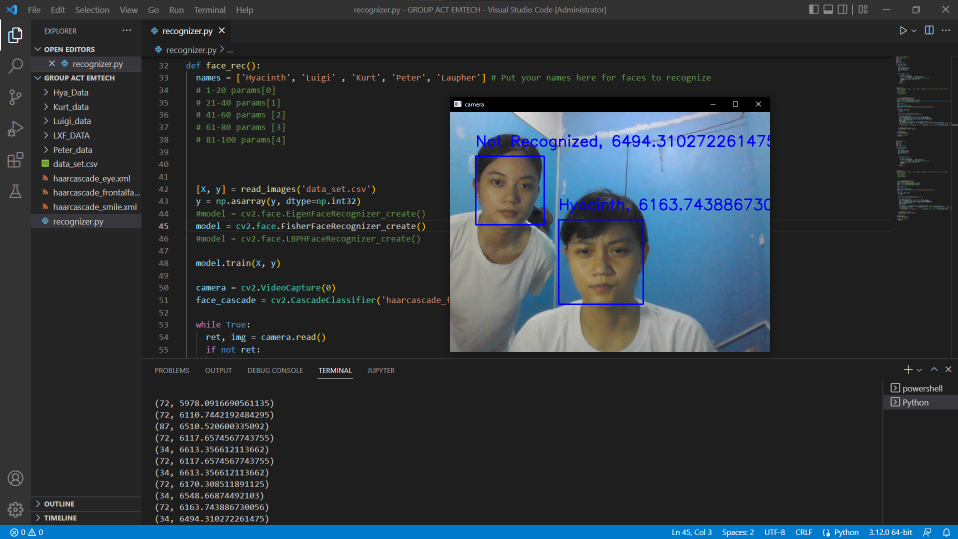
#> input picture ESTRADA_Fisher.png, 1916 x 1078 px, given in place of sample_photo_1.pgm, which was not available (shown at 1/2 size)
$ python recognizer.py
#> lines starting #> are read from the running program, lines starting #| are printed output that depends on the picture
import numpy as np
import os
import errno
import sys
import cv2
import pandas as pd

def read_images(path):
#> called with path = 'data_set.csv'
    c = 0
    X, y = [], []
    df = pd.read_csv(path)
#> (reads data_set.csv from the repository)
    paths =(df.iloc[:,0])
    ID = (df.iloc[:,1])
    i =0


    while (paths.size > i):

        filepath = str(paths[i])
        im = cv2.imread(filepath, cv2.IMREAD_GRAYSCALE)
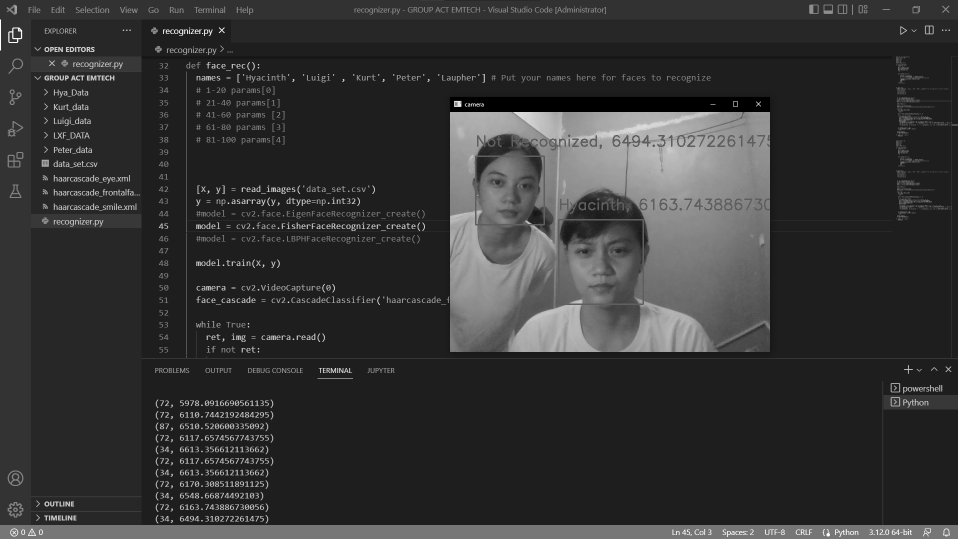
#> im: shape (1078, 1916) (shown at 1/2 size); min 0, max 255, mean 52.4
                        # Resize the images to the prescribed size
        X.append(np.asarray(im, dtype=np.uint8))
        y.append(c)
        i+=1
        c+=1
#> pass 2 of the loop in read_images, `while (paths.size > i):`:
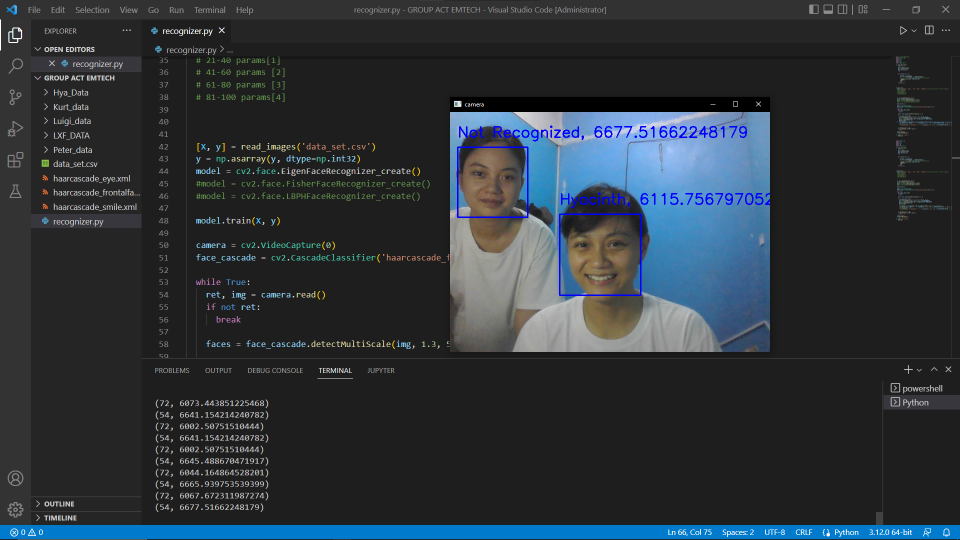
#> input picture ESTRADA_eigen.png, 1920 x 1080 px, given in place of sample_photo_2.pgm, which was not available (shown at 1/2 size)
#> in read_images, `im = cv2.imread(filepath, cv2.IMREAD_GRAYSCALE)`:
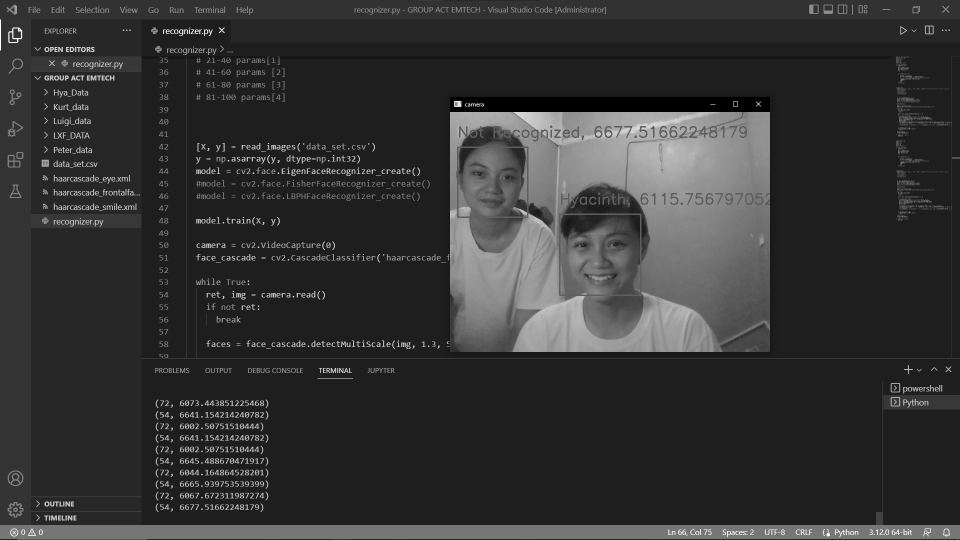
#> im: shape (1080, 1920) (shown at 1/2 size); min 0, max 255, mean 51.9
    return [X, y]


def face_rec():
  names = ['Hyacinth', 'Luigi' , 'Kurt', 'Peter', 'Laupher'] # Put your names here for faces to recognize
  # 1-20 params[0]
  # 21-40 params[1]
  # 41-60 params [2]
  # 61-80 params [3]
  # 81-100 params[4]


  [X, y] = read_images('data_set.csv')
  y = np.asarray(y, dtype=np.int32)
  #model = cv2.face.EigenFaceRecognizer_create()
  #model = cv2.face.FisherFaceRecognizer_create()
  model = cv2.face.LBPHFaceRecognizer_create()

  model.train(X, y)

  camera = cv2.VideoCapture(0)
  face_cascade = cv2.CascadeClassifier('haarcascade_frontalface_default.xml')

  while True:
    ret, img = camera.read()
    if not ret:
      break

    faces = face_cascade.detectMultiScale(img, 1.3, 5)

    for (x, y, w, h) in faces:
      cv2.rectangle(img, (x, y), (x + w, y + h), (255, 0, 0), 2)
      gray = cv2.cvtColor(img[y:y + h, x:x + w], cv2.COLOR_BGR2GRAY)
      roi = cv2.resize(gray, (200, 200), interpolation=cv2.INTER_LINEAR)
      params = model.predict(roi)
      print (params)
      if(params[0] > 0 and params[0] < 20 and params[1] > 50): #Hyacinth
        cv2.putText(img, names[0] + ", " + str(params[1]), (x, y - 20), cv2.FONT_HERSHEY_SIMPLEX, 1, (255, 0, 0), 2)
      if(params[0] > 20 and params[0] < 40 and params[1]> 50): #Luigi
        cv2.putText(img, names[1] + ", " + str(params[1]), (x, y - 20), cv2.FONT_HERSHEY_SIMPLEX, 1, (255, 0, 0), 2)
      if(params[0] > 40 and params[0] < 60 and params[1]> 50): # Kurt
        cv2.putText(img, names[2] + ", " + str(params[1]), (x, y - 20), cv2.FONT_HERSHEY_SIMPLEX, 1, (255, 0, 0), 2)
      if(params[0] > 60 and params[0] < 80 and params[1]> 50): # Peters
        cv2.putText(img, names[3] + ", " + str(params[1]), (x, y - 20), cv2.FONT_HERSHEY_SIMPLEX, 1, (255, 0, 0), 2)
      if(params[0] > 80 and params[0] < 100 and params[1]> 50): # Laupher
        cv2.putText(img, names[4] + ", " + str(params[1]), (x, y - 20), cv2.FONT_HERSHEY_SIMPLEX, 1, (255, 0, 0), 2)
      if(params[1]<51): # Stranger
        cv2.putText(img, 'Not Recognized' + ", " + str(params[1]), (x, y - 20), cv2.FONT_HERSHEY_SIMPLEX, 1, (255, 0, 0), 2)


    cv2.imshow("camera", img)
    if cv2.waitKey(1) & 0xFF == ord("q"):
      break

  camera.release()
  cv2.destroyAllWindows()

if __name__ == "__main__":
#> (the run stopped early here; a loop or call above may not have finished)
